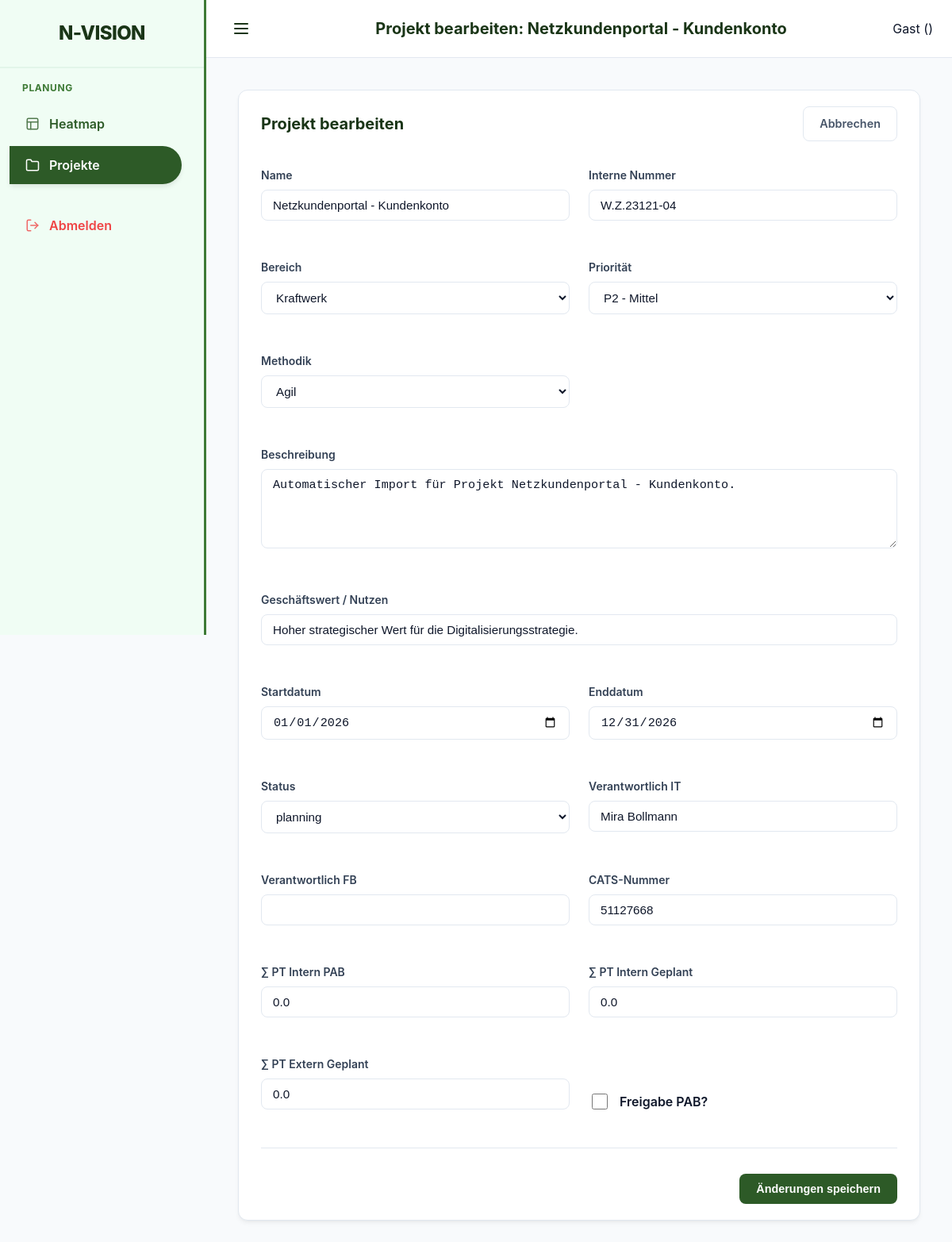
The page /ui/projects/9/edit on the database as committed earlier.
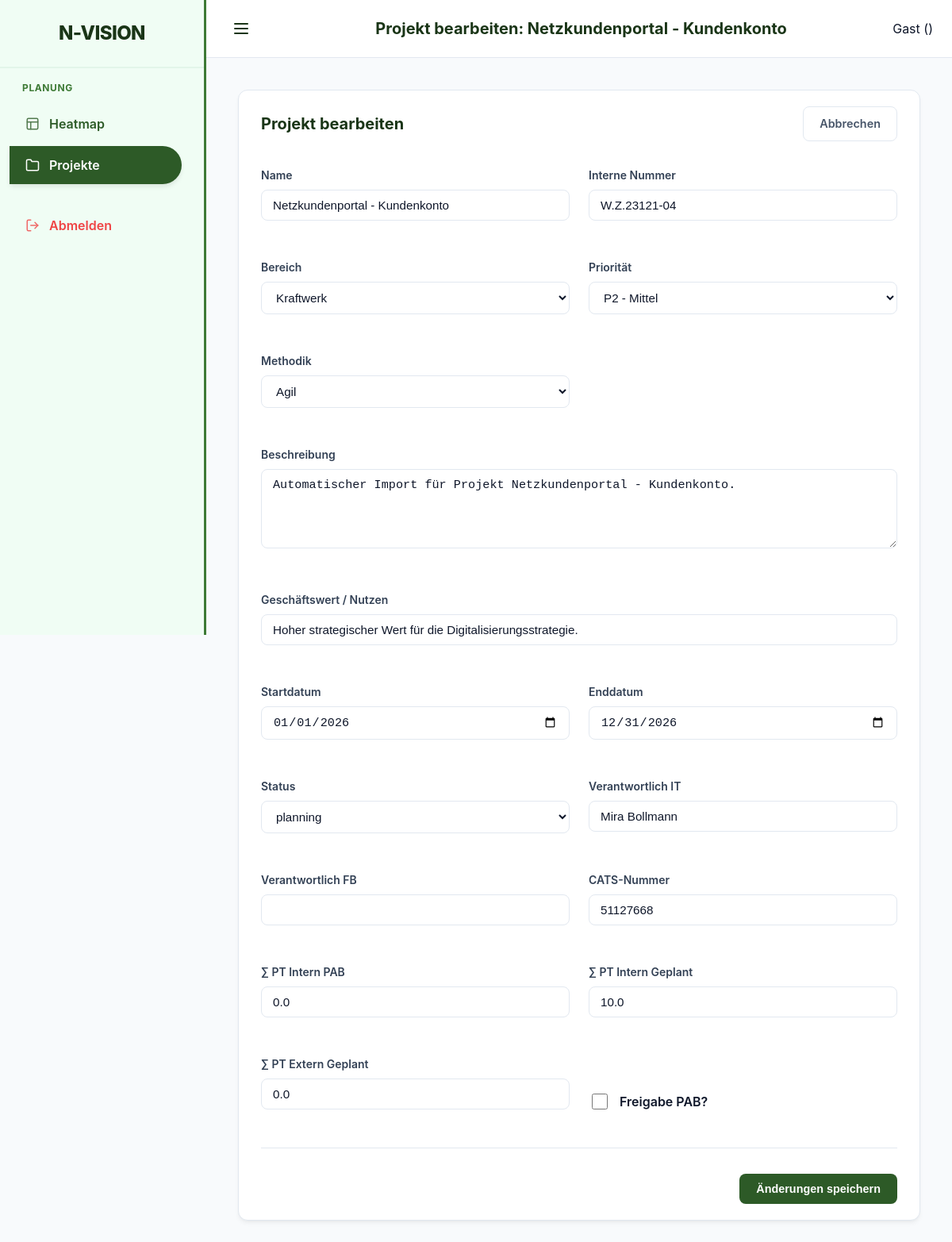
The same page on the database as committed later.
### models.py (models this page shows)
class Project(Base):
    __tablename__ = "projects"
    id = Column(Integer, primary_key=True, index=True)
    name = Column(String, index=True)
    description = Column(String, nullable=True)
    methodology = Column(Enum(ProjectMethodology), default=ProjectMethodology.CLASSIC)
    business_value = Column(String, nullable=True)
    internal_number = Column(String, nullable=True)
    division = Column(String, nullable=True) # "IT", "Netzgesellschaft", "Vertrieb", "Kraftwerk"
    start_date = Column(Date)
    end_date = Column(Date)
    priority = Column(Integer, default=1) # 1 highest
    status = Column(Enum(ProjectStatus), default=ProjectStatus.PLANNING)
    manager_id = Column(Integer, ForeignKey("employees.id"), nullable=True)
    responsible_it = Column(String, nullable=True)
    responsible_fb = Column(String, nullable=True)
    pab_approval = Column(Integer, default=0) # 0 = No, 1 = Yes
    cats_number = Column(String, nullable=True)
    pt_intern_pab = Column(Float, default=0.0)
    pt_intern_planned = Column(Float, default=0.0)
    pt_extern_planned = Column(Float, default=0.0)
    staffings = relationship("Staffing", back_populates="project")
    bookings = relationship("Booking", back_populates="project")
    milestones = relationship("Milestone", back_populates="project", cascade="all, delete-orphan")

### main.py (the view)
@app.get("/ui/projects/{project_id}/edit", response_class=HTMLResponse)
def ui_edit_project_form(request: Request, project_id: int, db: Session = Depends(get_db)):
    project = db.query(models.Project).filter(models.Project.id == project_id).first()
    if not project:
        raise HTTPException(status_code=404, detail="Project not found")
    return templates.TemplateResponse(
        request=request, name="project_edit.html", context={
            "project": project,
            "active_page": "projects"
        }
    )

### templates/project_edit.html (shortened to what the changed rows need)
{% extends "base.html" %}
{% set title = "Projekt bearbeiten: " ~ project.name %}
{% block content %}
<div class="card">
    <div style="display: flex; justify-content: space-between; align-items: center; margin-bottom: 2rem;">
        <h2 style="margin: 0;">Projekt bearbeiten</h2>
    </div>
    <form action="/ui/projects/{{ project.id }}/edit" method="post" style="display: grid; grid-template-columns: repeat(auto-fill, minmax(300px, 1fr)); gap: 1.5rem; align-items: start;">
        <div class="form-group">
            <label>Name</label>
            <input type="text" name="name" value="{{ project.name }}" required>
        </div>
        <div class="form-group">
            <label>Interne Nummer</label>
            <input type="text" name="internal_number" value="{{ project.internal_number if project.internal_number else '' }}">
        </div>
        <div class="form-group">
            <label>Bereich</label>
            <select name="division">
                <option value="Kraftwerk" {% if project.division == 'Kraftwerk' %}selected{% endif %}>Kraftwerk</option>
            </select>
        </div>
        <div class="form-group">
            <label>Priorität</label>
            <select name="priority">
                <option value="2" {% if project.priority == 2 %}selected{% endif %}>P2 - Mittel</option>
            </select>
        </div>
        <div class="form-group" style="grid-column: span 2;">
            <label>Beschreibung</label>
            <textarea name="description" style="height: 100px;">{{ project.description if project.description else '' }}</textarea>
        </div>
        <div class="form-group" style="grid-column: span 2;">
            <label>Geschäftswert / Nutzen</label>
            <input type="text" name="business_value" value="{{ project.business_value if project.business_value else '' }}">
        </div>
        <div class="form-group">
            <label>Startdatum</label>
            <input type="date" name="start_date" value="{{ project.start_date }}" required>
        </div>
        <div class="form-group">
            <label>Enddatum</label>
            <input type="date" name="end_date" value="{{ project.end_date }}" required>
        </div>
        <div class="form-group">
            <label>Verantwortlich IT</label>
            <input type="text" name="responsible_it" value="{{ project.responsible_it if project.responsible_it else '' }}">
        </div>
        <div class="form-group">
            <label>CATS-Nummer</label>
            <input type="text" name="cats_number" value="{{ project.cats_number if project.cats_number else '' }}">
        </div>
        <div class="form-group">
            <label>∑ PT Intern PAB</label>
            <input type="number" name="pt_intern_pab" step="0.5" value="{{ project.pt_intern_pab }}">
        </div>
        <div class="form-group">
            <label>∑ PT Intern Geplant</label>
            <input type="number" name="pt_intern_planned" step="0.5" value="{{ project.pt_intern_planned }}">
        </div>
        <div class="form-group">
            <label>∑ PT Extern Geplant</label>
            <input type="number" name="pt_extern_planned" step="0.5" value="{{ project.pt_extern_planned }}">
        </div>
    </form>
</div>
{% endblock %}

Rows that differ between the two databases and show on the page:
changed Project "Netzkundenportal - Kundenkonto": pt_intern_planned "0.0" → "10.0"
